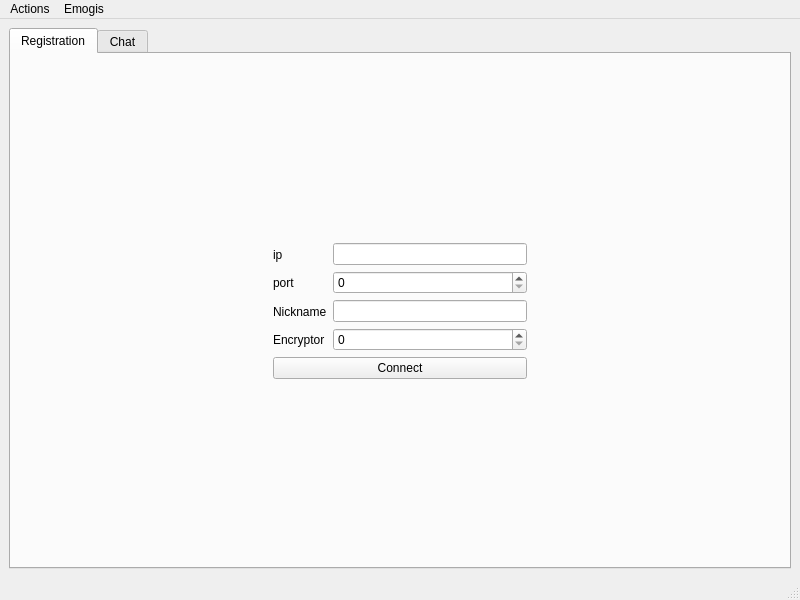
<?xml version="1.0" encoding="UTF-8"?>
<ui version="4.0">
 <class>MainWindow</class>
 <widget class="QMainWindow" name="MainWindow">
  <property name="geometry">
   <rect>
    <x>0</x>
    <y>0</y>
    <width>800</width>
    <height>600</height>
   </rect>
  </property>
  <property name="windowTitle">
   <string>MainWindow</string>
  </property>
  <widget class="QWidget" name="centralwidget">
   <layout class="QVBoxLayout" name="verticalLayout_4">
    <item>
     <widget class="QTabWidget" name="tabWidget">
      <property name="currentIndex">
       <number>0</number>
      </property>
      <widget class="QWidget" name="tab">
       <attribute name="title">
        <string>Registration</string>
       </attribute>
       <layout class="QGridLayout" name="gridLayout_2">
        <item row="0" column="1">
         <spacer name="verticalSpacer_3">
          <property name="orientation">
           <enum>Qt::Vertical</enum>
          </property>
          <property name="sizeHint" stdset="0">
           <size>
            <width>20</width>
            <height>143</height>
           </size>
          </property>
         </spacer>
        </item>
        <item row="1" column="0">
         <spacer name="horizontalSpacer_3">
          <property name="orientation">
           <enum>Qt::Horizontal</enum>
          </property>
          <property name="sizeHint" stdset="0">
           <size>
            <width>242</width>
            <height>20</height>
           </size>
          </property>
         </spacer>
        </item>
        <item row="1" column="1">
         <layout class="QVBoxLayout" name="verticalLayout_3">
          <item>
           <layout class="QHBoxLayout" name="horizontalLayout">
            <item>
             <layout class="QVBoxLayout" name="verticalLayout">
              <item>
               <widget class="QLabel" name="label">
                <property name="text">
                 <string>ip</string>
                </property>
               </widget>
              </item>
              <item>
               <widget class="QLabel" name="label_2">
                <property name="text">
                 <string>port</string>
                </property>
               </widget>
              </item>
              <item>
               <widget class="QLabel" name="label_3">
                <property name="text">
                 <string>Nickname</string>
                </property>
               </widget>
              </item>
              <item>
               <widget class="QLabel" name="label_4">
                <property name="text">
                 <string>Encryptor</string>
                </property>
               </widget>
              </item>
             </layout>
            </item>
            <item>
             <layout class="QVBoxLayout" name="verticalLayout_2">
              <item>
               <widget class="QLineEdit" name="l_ip"/>
              </item>
              <item>
               <widget class="QSpinBox" name="sb_port">
                <property name="maximum">
                 <number>16565</number>
                </property>
               </widget>
              </item>
              <item>
               <widget class="QLineEdit" name="l_nickname"/>
              </item>
              <item>
               <widget class="QSpinBox" name="sb_encryptor"/>
              </item>
             </layout>
            </item>
           </layout>
          </item>
          <item>
           <widget class="QPushButton" name="b_connect">
            <property name="text">
             <string>Connect</string>
            </property>
           </widget>
          </item>
         </layout>
        </item>
        <item row="1" column="2">
         <spacer name="horizontalSpacer_4">
          <property name="orientation">
           <enum>Qt::Horizontal</enum>
          </property>
          <property name="sizeHint" stdset="0">
           <size>
            <width>242</width>
            <height>20</height>
           </size>
          </property>
         </spacer>
        </item>
        <item row="2" column="1">
         <spacer name="verticalSpacer_4">
          <property name="orientation">
           <enum>Qt::Vertical</enum>
          </property>
          <property name="sizeHint" stdset="0">
           <size>
            <width>20</width>
            <height>142</height>
           </size>
          </property>
         </spacer>
        </item>
       </layout>
      </widget>
      <widget class="QWidget" name="tab_2">
       <attribute name="title">
        <string>Chat</string>
       </attribute>
       <layout class="QGridLayout" name="gridLayout">
        <item row="0" column="1">
         <spacer name="verticalSpacer">
          <property name="orientation">
           <enum>Qt::Vertical</enum>
          </property>
          <property name="sizeHint" stdset="0">
           <size>
            <width>20</width>
            <height>41</height>
           </size>
          </property>
         </spacer>
        </item>
        <item row="1" column="0">
         <spacer name="horizontalSpacer">
          <property name="orientation">
           <enum>Qt::Horizontal</enum>
          </property>
          <property name="sizeHint" stdset="0">
           <size>
            <width>45</width>
            <height>20</height>
           </size>
          </property>
         </spacer>
        </item>
        <item row="1" column="1" colspan="2">
         <layout class="QHBoxLayout" name="horizontalLayout_3">
          <item>
           <layout class="QVBoxLayout" name="verticalLayout_5">
            <item>
             <widget class="QPlainTextEdit" name="p_chat">
              <property name="enabled">
               <bool>true</bool>
              </property>
              <property name="minimumSize">
               <size>
                <width>471</width>
                <height>271</height>
               </size>
              </property>
             </widget>
            </item>
            <item>
             <layout class="QHBoxLayout" name="horizontalLayout_2">
              <item>
               <widget class="QPlainTextEdit" name="p_message">
                <property name="minimumSize">
                 <size>
                  <width>0</width>
                  <height>0</height>
                 </size>
                </property>
                <property name="maximumSize">
                 <size>
                  <width>369</width>
                  <height>87</height>
                 </size>
                </property>
               </widget>
              </item>
              <item>
               <widget class="QPushButton" name="b_send">
                <property name="text">
                 <string>&lt;-</string>
                </property>
               </widget>
              </item>
             </layout>
            </item>
           </layout>
          </item>
          <item>
           <widget class="QListWidget" name="lw_nicknames">
            <property name="maximumSize">
             <size>
              <width>159</width>
              <height>369</height>
             </size>
            </property>
           </widget>
          </item>
         </layout>
        </item>
        <item row="1" column="3">
         <spacer name="horizontalSpacer_2">
          <property name="orientation">
           <enum>Qt::Horizontal</enum>
          </property>
          <property name="sizeHint" stdset="0">
           <size>
            <width>44</width>
            <height>20</height>
           </size>
          </property>
         </spacer>
        </item>
        <item row="2" column="2">
         <spacer name="verticalSpacer_2">
          <property name="orientation">
           <enum>Qt::Vertical</enum>
          </property>
          <property name="sizeHint" stdset="0">
           <size>
            <width>20</width>
            <height>40</height>
           </size>
          </property>
         </spacer>
        </item>
       </layout>
      </widget>
     </widget>
    </item>
   </layout>
  </widget>
  <widget class="QMenuBar" name="menubar">
   <property name="geometry">
    <rect>
     <x>0</x>
     <y>0</y>
     <width>800</width>
     <height>26</height>
    </rect>
   </property>
   <widget class="QMenu" name="menuActions">
    <property name="title">
     <string>Actions</string>
    </property>
    <addaction name="actionQuite"/>
   </widget>
   <widget class="QMenu" name="menuEmogi">
    <property name="title">
     <string>Emogis</string>
    </property>
    <addaction name="actionSad_emoji"/>
   </widget>
   <addaction name="menuActions"/>
   <addaction name="menuEmogi"/>
  </widget>
  <widget class="QStatusBar" name="statusbar"/>
  <action name="actionQuite">
   <property name="enabled">
    <bool>true</bool>
   </property>
   <property name="icon">
    <iconset resource="Resources.qrc">
     <normaloff>:/img/Images/quite.png</normaloff>:/img/Images/quite.png</iconset>
   </property>
   <property name="text">
    <string>Quite</string>
   </property>
  </action>
  <action name="actionSad_emoji">
   <property name="icon">
    <iconset resource="Resources.qrc">
     <normaloff>:/img/Images/sad_emogi.jpg</normaloff>:/img/Images/sad_emogi.jpg</iconset>
   </property>
   <property name="text">
    <string>Sad emoji</string>
   </property>
  </action>
 </widget>
 <resources>
  <include location="Resources.qrc"/>
 </resources>
 <connections/>
</ui>
